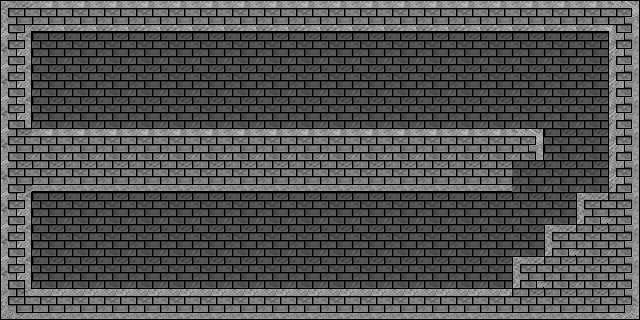

Below is a game level as drawn by its tile map, then a one-line description and the .tmx file that defines it, in full:
An orthogonal 20x10 tile map with 32x32 px tiles, 1 tile layer (Kachelebene 1) and 37 objects (25x Picture, 9x Collision, EnemySpawnRight, PlayerSpawn, Teleporter).

<map version="1.0" orientation="orthogonal" width="20" height="10" tilewidth="32" tileheight="32">
 <tileset firstgid="1" name="wall" tilewidth="32" tileheight="32">
  <image source="wall.png" width="320" height="320" />
 </tileset>
 <layer name="Kachelebene 1" width="20" height="10">
  <data encoding="csv">
44,45,45,45,45,45,45,45,45,45,45,45,45,45,45,45,45,45,45,46,
54,5,5,5,5,5,5,5,5,5,5,5,5,5,5,5,5,5,5,56,
54,5,5,5,5,5,5,5,5,5,5,5,5,5,5,5,5,5,5,56,
54,5,5,5,5,5,5,5,5,5,5,5,5,5,5,5,5,5,5,56,
51,42,42,42,42,42,42,42,42,42,42,42,42,42,42,42,43,5,5,56,
51,62,62,62,62,62,62,62,62,62,62,62,62,62,62,62,5,5,5,56,
54,5,5,5,5,5,5,5,5,5,5,5,5,5,5,5,5,5,44,53,
54,5,5,5,5,5,5,5,5,5,5,5,5,5,5,5,5,44,52,53,
54,5,5,5,5,5,5,5,5,5,5,5,5,5,5,5,44,52,52,53,
64,65,65,65,65,65,65,65,65,65,65,65,65,65,65,65,62,62,62,63
</data>
 </layer>
 <objectgroup name="Pictures" width="20" height="10">
  <object type="Picture" gid="4" x="96" y="256" />
  <object type="Picture" gid="4" x="160" y="256" />
  <object type="Picture" gid="14" x="160" y="288" />
  <object type="Picture" gid="4" x="224" y="256" />
  <object type="Picture" gid="14" x="224" y="288" />
  <object type="Picture" gid="4" x="288" y="256" />
  <object type="Picture" gid="14" x="288" y="288" />
  <object type="Picture" gid="4" x="352" y="256" />
  <object type="Picture" gid="14" x="352" y="288" />
  <object type="Picture" gid="13" x="352" y="288" />
  <object type="Picture" gid="3" x="352" y="256" />
  <object type="Picture" gid="13" x="288" y="288" />
  <object type="Picture" gid="3" x="288" y="256" />
  <object type="Picture" gid="13" x="224" y="288" />
  <object type="Picture" gid="3" x="224" y="256" />
  <object type="Picture" gid="13" x="160" y="288" />
  <object type="Picture" gid="3" x="160" y="256" />
  <object type="Picture" gid="14" x="64" y="128" />
  <object type="Picture" gid="4" x="64" y="96" />
  <object type="Picture" gid="3" x="96" y="256" />
  <object type="Picture" gid="14" x="96" y="288" />
  <object type="Picture" gid="16" x="128" y="256" />
  <object type="Picture" gid="16" x="64" y="256" />
  <object type="Picture" gid="17" x="192" y="256" />
  <object type="EnemySpawnRight" gid="36" x="449" y="251" />
  <object type="Picture" gid="15" x="320" y="301" />
 </objectgroup>
 <objectgroup name="Events" width="20" height="10">
  <object type="PlayerSpawn" x="96" y="256" width="32" height="32" />
  <object name="testLevel.tmx" type="Teleporter" x="64" y="64" width="32" height="64" />
 </objectgroup>
 <objectgroup name="Collision" width="20" height="10" visible="0">
  <object type="Collision" x="0" y="288" width="640" height="32" />
  <object type="Collision" x="0" y="0" width="640" height="32" />
  <object type="Collision" x="0" y="32" width="32" height="256" />
  <object type="Collision" x="32" y="128" width="480" height="64" />
  <object type="Collision" x="512" y="128" width="32" height="32" />
  <object type="Collision" x="512" y="256" width="128" height="32" />
  <object type="Collision" x="544" y="224" width="96" height="32" />
  <object type="Collision" x="576" y="192" width="64" height="32" />
  <object type="Collision" x="608" y="32" width="32" height="160" />
 </objectgroup>
</map>